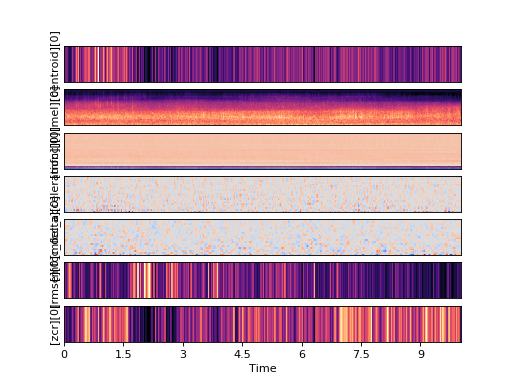

Here is the Python script that generated this plot:
import dcase_util
dcase_util.utils.Example.feature_repository().plot()
